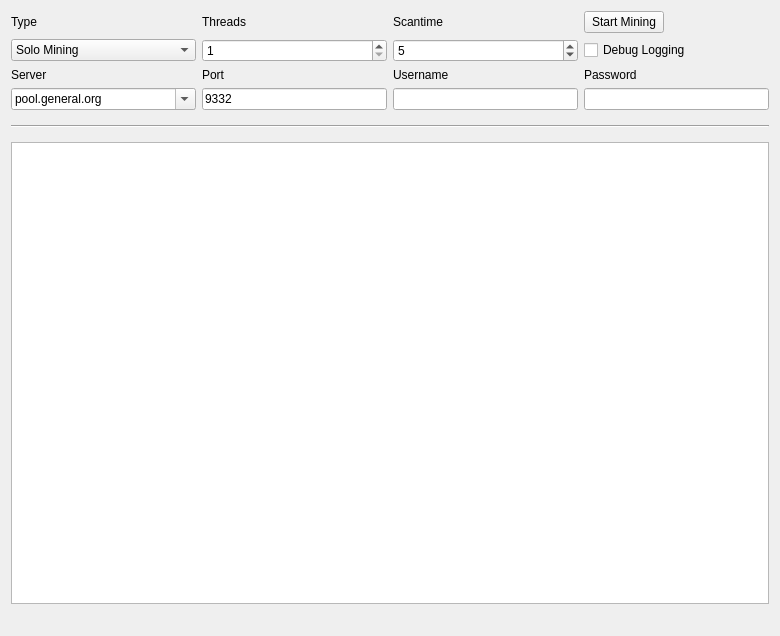
<?xml version="1.0" encoding="UTF-8"?>
<ui version="4.0">
 <class>MiningPage</class>
 <widget class="QWidget" name="MiningPage">
  <property name="geometry">
   <rect>
    <x>0</x>
    <y>0</y>
    <width>780</width>
    <height>636</height>
   </rect>
  </property>
  <property name="windowTitle">
   <string>Mining</string>
  </property>
  <layout class="QGridLayout" name="gridLayout">
   <property name="sizeConstraint">
    <enum>QLayout::SetMaximumSize</enum>
   </property>
   <item row="8" column="2">
    <widget class="QLineEdit" name="portLine">
     <property name="enabled">
      <bool>true</bool>
     </property>
     <property name="text">
      <string>9332</string>
     </property>
     <property name="value" stdset="0">
      <number>8337</number>
     </property>
    </widget>
   </item>
   <item row="4" column="3">
    <widget class="QSpinBox" name="scantimeBox">
     <property name="enabled">
      <bool>true</bool>
     </property>
     <property name="minimum">
      <number>1</number>
     </property>
     <property name="value">
      <number>5</number>
     </property>
    </widget>
   </item>
   <item row="4" column="4">
    <widget class="QCheckBox" name="debugCheckBox">
     <property name="text">
      <string>Debug Logging</string>
     </property>
    </widget>
   </item>
   <item row="3" column="3">
    <widget class="QLabel" name="scantimeLabel">
     <property name="enabled">
      <bool>true</bool>
     </property>
     <property name="layoutDirection">
      <enum>Qt::LeftToRight</enum>
     </property>
     <property name="text">
      <string>Scantime</string>
     </property>
    </widget>
   </item>
   <item row="16" column="1" colspan="2">
    <widget class="QLabel" name="shareCount">
     <property name="font">
      <font>
       <pointsize>10</pointsize>
       <weight>75</weight>
       <bold>true</bold>
      </font>
     </property>
     <property name="text">
      <string/>
     </property>
    </widget>
   </item>
   <item row="16" column="3" colspan="2">
    <widget class="QLabel" name="mineSpeedLabel">
     <property name="sizePolicy">
      <sizepolicy hsizetype="Preferred" vsizetype="Preferred">
       <horstretch>0</horstretch>
       <verstretch>0</verstretch>
      </sizepolicy>
     </property>
     <property name="font">
      <font>
       <pointsize>10</pointsize>
       <weight>75</weight>
       <bold>true</bold>
      </font>
     </property>
     <property name="text">
      <string/>
     </property>
     <property name="alignment">
      <set>Qt::AlignRight|Qt::AlignTrailing|Qt::AlignVCenter</set>
     </property>
    </widget>
   </item>
   <item row="10" column="1" colspan="4">
    <widget class="Line" name="line">
     <property name="sizePolicy">
      <sizepolicy hsizetype="Minimum" vsizetype="Fixed">
       <horstretch>0</horstretch>
       <verstretch>0</verstretch>
      </sizepolicy>
     </property>
     <property name="minimumSize">
      <size>
       <width>0</width>
       <height>20</height>
      </size>
     </property>
     <property name="orientation">
      <enum>Qt::Horizontal</enum>
     </property>
    </widget>
   </item>
   <item row="8" column="1">
    <widget class="QComboBox" name="serverLine">
     <property name="sizePolicy">
      <sizepolicy hsizetype="Expanding" vsizetype="Fixed">
       <horstretch>0</horstretch>
       <verstretch>0</verstretch>
      </sizepolicy>
     </property>
     <property name="autoFillBackground">
      <bool>true</bool>
     </property>
     <property name="editable">
      <bool>true</bool>
     </property>
     <item>
      <property name="text">
       <string>pool.general.org</string>
      </property>
     </item>
    </widget>
   </item>
   <item row="8" column="3">
    <widget class="QLineEdit" name="usernameLine">
     <property name="enabled">
      <bool>true</bool>
     </property>
     <property name="text">
      <string/>
     </property>
    </widget>
   </item>
   <item row="15" column="1" colspan="4">
    <widget class="QListWidget" name="list">
     <property name="autoScrollMargin">
      <number>100000</number>
     </property>
     <property name="dragDropMode">
      <enum>QAbstractItemView::DragOnly</enum>
     </property>
     <property name="selectionMode">
      <enum>QAbstractItemView::NoSelection</enum>
     </property>
     <property name="movement">
      <enum>QListView::Snap</enum>
     </property>
     <property name="batchSize">
      <number>10</number>
     </property>
    </widget>
   </item>
   <item row="3" column="2">
    <widget class="QLabel" name="threadsLabel">
     <property name="enabled">
      <bool>true</bool>
     </property>
     <property name="text">
      <string>Threads</string>
     </property>
    </widget>
   </item>
   <item row="3" column="1">
    <widget class="QLabel" name="typeLabel">
     <property name="text">
      <string>Type</string>
     </property>
    </widget>
   </item>
   <item row="6" column="4">
    <widget class="QLabel" name="passwordLabel">
     <property name="enabled">
      <bool>true</bool>
     </property>
     <property name="text">
      <string>Password</string>
     </property>
    </widget>
   </item>
   <item row="6" column="2">
    <widget class="QLabel" name="portLabel">
     <property name="enabled">
      <bool>true</bool>
     </property>
     <property name="text">
      <string>Port</string>
     </property>
    </widget>
   </item>
   <item row="4" column="2">
    <widget class="QSpinBox" name="threadsBox">
     <property name="enabled">
      <bool>true</bool>
     </property>
     <property name="minimum">
      <number>1</number>
     </property>
     <property name="value">
      <number>1</number>
     </property>
    </widget>
   </item>
   <item row="3" column="4">
    <widget class="QPushButton" name="startButton">
     <property name="sizePolicy">
      <sizepolicy hsizetype="Fixed" vsizetype="Fixed">
       <horstretch>0</horstretch>
       <verstretch>0</verstretch>
      </sizepolicy>
     </property>
     <property name="text">
      <string>Start Mining</string>
     </property>
    </widget>
   </item>
   <item row="6" column="1">
    <widget class="QLabel" name="serverLabel">
     <property name="enabled">
      <bool>true</bool>
     </property>
     <property name="text">
      <string>Server</string>
     </property>
    </widget>
   </item>
   <item row="6" column="3">
    <widget class="QLabel" name="usernameLabel">
     <property name="enabled">
      <bool>true</bool>
     </property>
     <property name="text">
      <string>Username</string>
     </property>
    </widget>
   </item>
   <item row="4" column="1">
    <widget class="QComboBox" name="typeBox">
     <property name="editable">
      <bool>false</bool>
     </property>
     <property name="currentIndex">
      <number>0</number>
     </property>
     <item>
      <property name="text">
       <string>Solo Mining</string>
      </property>
     </item>
     <item>
      <property name="text">
       <string>Pool Mining</string>
      </property>
     </item>
    </widget>
   </item>
   <item row="8" column="4">
    <widget class="QLineEdit" name="passwordLine">
     <property name="enabled">
      <bool>true</bool>
     </property>
    </widget>
   </item>
  </layout>
 </widget>
 <layoutdefault spacing="6" margin="11"/>
 <tabstops>
  <tabstop>startButton</tabstop>
  <tabstop>typeBox</tabstop>
  <tabstop>threadsBox</tabstop>
  <tabstop>scantimeBox</tabstop>
  <tabstop>portLine</tabstop>
  <tabstop>usernameLine</tabstop>
  <tabstop>passwordLine</tabstop>
  <tabstop>debugCheckBox</tabstop>
  <tabstop>list</tabstop>
 </tabstops>
 <resources/>
 <connections/>
</ui>
